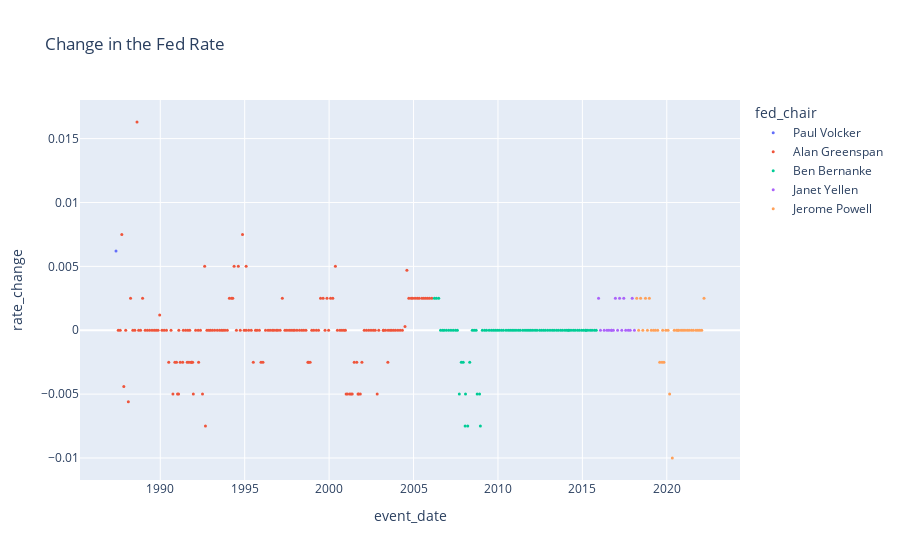

Write notebook code for a chart like this one.
### Markdown cell above
<br><br>

The graph below captures the relative change in Federal Funds rate overtime. It also highlights the respective Fed Chair during the period.

### Code cell
fig = px.scatter(data_frame=decision_df, 
                x='event_date', y='rate_change', 
                color="fed_chair", 
                title='Change in the Fed Rate',   
            )

fig.update_traces(marker_size=3)

fig.show()

### Figure 1 — Plotly figure (JSON) as saved in the notebook; plotly's stock layout.template omitted (floating-point values rounded to 4 significant figures; data arrays with more than 128 entries replaced by an {"elided": "..."} marker saying what was removed)
{"data": [{"hovertemplate": "fed_chair=Paul Volcker<br>event_date=%{x}<br>rate_change=%{y}<extra></extra>", "legendgroup": "Paul Volcker", "marker": {"color": "#636efa", "size": 3, "symbol": "circle"}, "mode": "markers", "name": "Paul Volcker", "orientation": "v", "showlegend": true, "type": "scatter", "x": ["1987-05-19T00:00:00"], "xaxis": "x", "y": [0.0062], "yaxis": "y"}, {"hovertemplate": "fed_chair=Alan Greenspan<br>event_date=%{x}<br>rate_change=%{y}<extra></extra>", "legendgroup": "Alan Greenspan", "marker": {"color": "#EF553B", "size": 3, "symbol": "circle"}, "mode": "markers", "name": "Alan Greenspan", "orientation": "v", "showlegend": true, "type": "scatter", "x": {"elided": "166 str values"}, "xaxis": "x", "y": {"elided": "166 float values"}, "yaxis": "y"}, {"hovertemplate": "fed_chair=Ben Bernanke<br>event_date=%{x}<br>rate_change=%{y}<extra></extra>", "legendgroup": "Ben Bernanke", "marker": {"color": "#00cc96", "size": 3, "symbol": "circle"}, "mode": "markers", "name": "Ben Bernanke", "orientation": "v", "showlegend": true, "type": "scatter", "x": ["2006-03-28T00:00:00", "2006-05-10T00:00:00", "2006-06-29T00:00:00", "2006-08-08T00:00:00", "2006-09-20T00:00:00", "2006-10-25T00:00:00", "2006-12-12T00:00:00", "2007-01-31T00:00:00", "2007-03-21T00:00:00", "2007-05-09T00:00:00", "2007-06-28T00:00:00", "2007-08-07T00:00:00", "2007-09-18T00:00:00", "2007-10-31T00:00:00", "2007-12-11T00:00:00", "2008-01-22T00:00:00", "2008-01-30T00:00:00", "2008-03-18T00:00:00", "2008-04-30T00:00:00", "2008-06-25T00:00:00", "2008-08-05T00:00:00", "2008-09-16T00:00:00", "2008-10-08T00:00:00", "2008-11-29T00:00:00", "2008-12-16T00:00:00", "2009-01-28T00:00:00", "2009-03-18T00:00:00", "2009-04-29T00:00:00", "2009-06-24T00:00:00", "2009-08-12T00:00:00", "2009-09-23T00:00:00", "2009-11-04T00:00:00", "2009-12-16T00:00:00", "2010-01-27T00:00:00", "2010-03-16T00:00:00", "2010-04-28T00:00:00", "2010-06-23T00:00:00", "2010-08-10T00:00:00", "2010-09-21T00:00:00", "2010-11-03T00:00:00", "2010-12-14T00:00:00", "2011-01-26T00:00:00", "2011-03-15T00:00:00", "2011-04-27T00:00:00", "2011-06-22T00:00:00", "2011-08-09T00:00:00", "2011-09-21T00:00:00", "2011-11-02T00:00:00", "2011-12-13T00:00:00", "2012-01-25T00:00:00", "2012-03-13T00:00:00", "2012-04-25T00:00:00", "2012-06-20T00:00:00", "2012-08-01T00:00:00", "2012-09-13T00:00:00", "2012-10-24T00:00:00", "2012-12-12T00:00:00", "2013-01-30T00:00:00", "2013-03-20T00:00:00", "2013-05-01T00:00:00", "2013-06-19T00:00:00", "2013-07-31T00:00:00", "2013-09-18T00:00:00", "2013-10-30T00:00:00", "2013-12-18T00:00:00", "2014-01-29T00:00:00", "2014-03-04T00:00:00", "2014-03-19T00:00:00", "2014-04-30T00:00:00", "2014-06-18T00:00:00", "2014-07-30T00:00:00", "2014-09-17T00:00:00", "2014-10-29T00:00:00", "2014-12-17T00:00:00", "2015-01-28T00:00:00", "2015-03-16T00:00:00", "2015-03-18T00:00:00", "2015-04-29T00:00:00", "2015-06-17T00:00:00", "2015-07-29T00:00:00", "2015-09-17T00:00:00", "2015-10-28T00:00:00"], "xaxis": "x", "y": [0.0025, 0.0025, 0.0025, 0, 0, 0, 0, 0, 0, 0, 0, 0, -0.005, -0.0025, -0.0025, -0.0075, -0.005, -0.0075, -0.0025, 0, 0, 0, -0.005, -0.005, -0.0075, 0, 0, 0, 0, 0, 0, 0, 0, 0, 0, 0, 0, 0, 0, 0, 0, 0, 0, 0, 0, 0, 0, 0, 0, 0, 0, 0, 0, 0, 0, 0, 0, 0, 0, 0, 0, 0, 0, 0, 0, 0, 0, 0, 0, 0, 0, 0, 0, 0, 0, 0, 0, 0, 0, 0, 0, 0], "yaxis": "y"}, {"hovertemplate": "fed_chair=Janet Yellen<br>event_date=%{x}<br>rate_change=%{y}<extra></extra>", "legendgroup": "Janet Yellen", "marker": {"color": "#ab63fa", "size": 3, "symbol": "circle"}, "mode": "markers", "name": "Janet Yellen", "orientation": "v", "showlegend": true, "type": "scatter", "x": ["2015-12-17T00:00:00", "2016-01-27T00:00:00", "2016-04-16T00:00:00", "2016-06-15T00:00:00", "2016-07-27T00:00:00", "2016-09-21T00:00:00", "2016-09-21T00:00:00", "2016-11-02T00:00:00", "2016-12-15T00:00:00", "2017-02-01T00:00:00", "2017-03-16T00:00:00", "2017-05-03T00:00:00", "2017-06-15T00:00:00", "2017-07-26T00:00:00", "2017-09-20T00:00:00", "2017-11-01T00:00:00", "2017-12-14T00:00:00", "2018-01-31T00:00:00"], "xaxis": "x", "y": [0.0025, 0, 0, 0, 0, 0, 0, 0, 0.0025, 0, 0.0025, 0, 0.0025, 0, 0, 0, 0.0025, 0], "yaxis": "y"}, {"hovertemplate": "fed_chair=Jerome Powell<br>event_date=%{x}<br>rate_change=%{y}<extra></extra>", "legendgroup": "Jerome Powell", "marker": {"color": "#FFA15A", "size": 3, "symbol": "circle"}, "mode": "markers", "name": "Jerome Powell", "orientation": "v", "showlegend": true, "type": "scatter", "x": ["2018-03-22T00:00:00", "2018-05-02T00:00:00", "2018-06-14T00:00:00", "2018-08-01T00:00:00", "2018-09-27T00:00:00", "2018-11-08T00:00:00", "2018-12-20T00:00:00", "2019-01-30T00:00:00", "2019-03-20T00:00:00", "2019-05-01T00:00:00", "2019-06-19T00:00:00", "2019-08-01T00:00:00", "2019-09-19T00:00:00", "2019-10-04T00:00:00", "2019-10-31T00:00:00", "2019-12-11T00:00:00", "2020-01-29T00:00:00", "2020-03-03T00:00:00", "2020-04-29T00:00:00", "2020-06-10T00:00:00", "2020-07-29T00:00:00", "2020-08-27T00:00:00", "2020-09-16T00:00:00", "2020-11-05T00:00:00", "2020-12-16T00:00:00", "2021-01-27T00:00:00", "2021-03-17T00:00:00", "2021-04-28T00:00:00", "2021-06-16T00:00:00", "2021-07-28T00:00:00", "2021-09-22T00:00:00", "2021-11-04T00:00:00", "2021-12-15T00:00:00", "2022-01-26T00:00:00", "2022-03-16T00:00:00"], "xaxis": "x", "y": [0.0025, 0, 0.0025, 0, 0.0025, 0, 0.0025, 0, 0, 0, 0, -0.0025, -0.0025, 0, -0.0025, 0, 0, -0.005, -0.01, 0, 0, 0, 0, 0, 0, 0, 0, 0, 0, 0, 0, 0, 0, 0, 0.0025], "yaxis": "y"}], "layout": {"autosize": true, "legend": {"title": {"text": "fed_chair"}, "tracegroupgap": 0}, "title": {"text": "Change in the Fed Rate"}, "xaxis": {"anchor": "y", "autorange": true, "domain": [0, 1], "range": ["1985-04-21 00:47:02.5045", "2024-04-11 23:12:57.4955"], "title": {"text": "event_date"}, "type": "date"}, "yaxis": {"anchor": "x", "autorange": true, "domain": [0, 1], "range": [-0.01202, 0.01832], "title": {"text": "rate_change"}, "type": "linear"}}}
